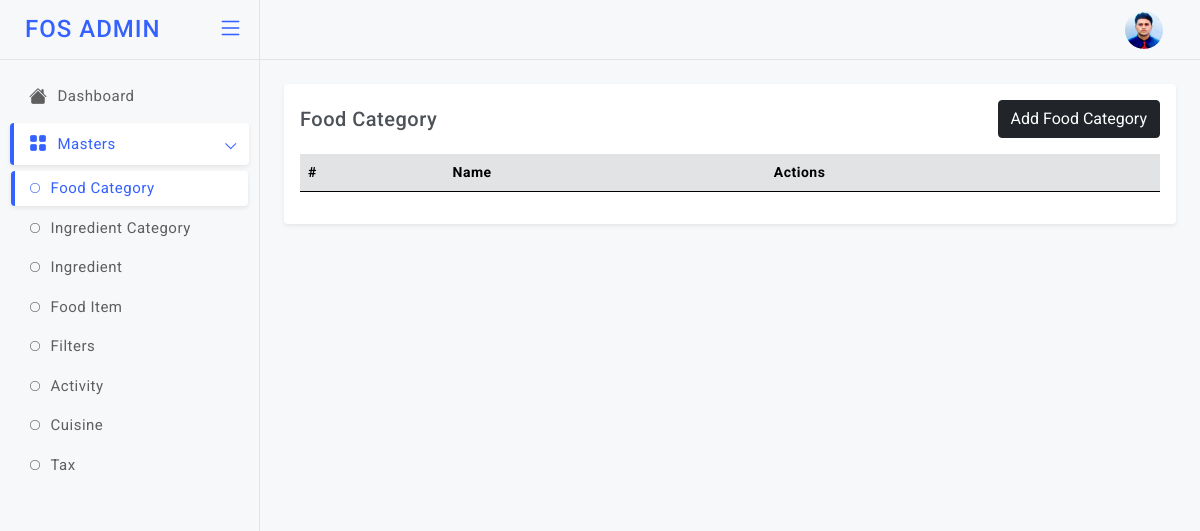
Page /foodcat on the earlier database version.
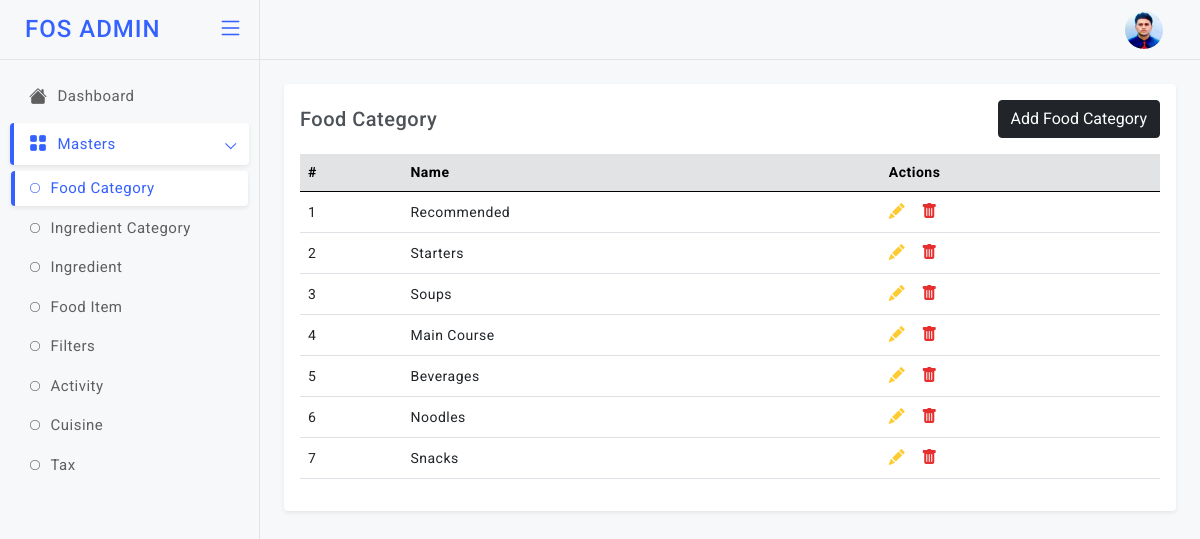
Same page on the later database version.
### app.py (models this page shows)
class MenuCategory(db.Model):
    id=db.Column(db.Integer,primary_key=True)
    food_category_name=db.Column(db.String)

### app.py (the view)
@app.route('/foodcat')
def foodcat():
    fetch=MenuCategory.query.all()
    return render_template('admin/foodcat.html', getinfo=fetch)

### templates/admin/foodcat.html (shortened to what this page needs)
<!doctype html>
<html lang="en">
<head>
  <link href="static/admin-assets/plugins/simplebar/css/simplebar.css" rel="stylesheet" />
  <link href="static/admin-assets/plugins/perfect-scrollbar/css/perfect-scrollbar.css" rel="stylesheet" />
  <link href="static/admin-assets/plugins/metismenu/css/metisMenu.min.css" rel="stylesheet" />
  <link href="static/admin-assets/css/bootstrap.min.css" rel="stylesheet" />
  <link href="static/admin-assets/css/bootstrap-extended.css" rel="stylesheet" />
  <link href="static/admin-assets/css/style.css" rel="stylesheet" />
  <link href="static/admin-assets/css/icons.css" rel="stylesheet">
  <link rel="stylesheet" href="https://cdn.jsdelivr.net/npm/bootstrap-icons@1.5.0/font/bootstrap-icons.css">
	<link href="static/admin-assets/css/pace.min.css" rel="stylesheet" />
  <link href="static/admin-assets/css/dark-theme.css" rel="stylesheet" />
  <link href="static/admin-assets/css/light-theme.css" rel="stylesheet" />
  <link href="static/admin-assets/css/semi-dark.css" rel="stylesheet" />
  <link href="static/admin-assets/css/header-colors.css" rel="stylesheet" />
</head>
<body>
  <div class="wrapper">
      <header class="top-header">
        <nav class="navbar navbar-expand gap-3">
            <div class="top-navbar-right ms-auto">
              <ul class="navbar-nav align-items-center">
              <li class="nav-item dropdown dropdown-user-setting">
                <a class="nav-link dropdown-toggle dropdown-toggle-nocaret" href="#" data-bs-toggle="dropdown">
                  <div class="user-setting d-flex align-items-center">
                    <img src="static/admin-assets/images/avatars/rids.jpg" class="user-img" alt="">
                  </div>
                </a>
              </li>
              </ul>
              </div>
        </nav>
      </header>
        <aside class="sidebar-wrapper" data-simplebar="true">
          <div class="sidebar-header">
            <div>
              <h4 class="logo-text">FOS ADMIN</h4>
            </div>
            <div class="toggle-icon ms-auto"> <i class="bi bi-list"></i>
            </div>
          </div>
          <ul class="metismenu" id="menu">
            <li>
              <a href="javascript:;">
                <div class="parent-icon"><i class="bi bi-house-fill"></i>
                </div>
                <div class="menu-title">Dashboard</div>
              </a>
            </li>
            <li>
              <a href="javascript:;" class="has-arrow">
                <div class="parent-icon"><i class="bi bi-grid-fill"></i>
                </div>
                <div class="menu-title">Masters</div>
              </a>
              <ul>
                <li> <a href="/foodcat"><i class="bi bi-circle"></i>Food Category</a>
                </li>
                <li> <a href="#"><i class="bi bi-circle"></i>Ingredient Category</a>
                </li>
                <li> <a href="#"><i class="bi bi-circle"></i>Ingredient</a>
                </li>
                <li> <a href="#"><i class="bi bi-circle"></i>Food Item</a>
                </li>
                <li> <a href="#"><i class="bi bi-circle"></i>Filters</a>
                </li>
                <li> <a href="#"><i class="bi bi-circle"></i>Activity</a>
                </li>
                <li> <a href="#"><i class="bi bi-circle"></i>Cuisine</a>
                </li>
                <li> <a href="#"><i class="bi bi-circle"></i>Tax</a>
                </li>
              </ul>
            </li>
          </ul>
       </aside>
          <main class="page-content">
               <div class="card">
                 <div class="card-body">
                   <div class="d-flex align-items-center">
                      <h5 class="mb-0">Food Category</h5>
                       <form class="ms-auto position-relative">
                         <a href="/addfoodcat">
                        <button type="button" class="btn btn-dark">Add Food Category</button>
                      </a>
                       </form>
                   </div>
                   <div class="table-responsive mt-3">
                     <table class="table align-middle">
                       <thead class="table-secondary">
                         <tr>
                          <th>#</th>
                          <th>Name</th>
                          <th>Actions</th>
                         </tr>
                       </thead>
                       <tbody>
                        {% for i in getinfo %}
                         <tr>
                          <td>{{loop.index}}</td>
                           <td>
                             <p class="mb-0">{{i["food_category_name"]}}</p>
                           </td>
                            <td>
                             <div class="table-actions d-flex align-items-center gap-3 fs-6">
                               <a href="javascript:;" class="text-warning" data-bs-toggle="tooltip" data-bs-placement="bottom" title="Edit"><i class="bi bi-pencil-fill"></i></a>
                               <a href="javascript:;" class="text-danger" data-bs-toggle="tooltip" data-bs-placement="bottom" title="Delete"><i class="bi bi-trash-fill"></i></a>
                             </div>
                           </td>
                         </tr>
                         {% endfor %}
                       </tbody>
                     </table>
                   </div>
                 </div>
               </div>
          </main>
  </div>
</body>
</html>

### static/admin-assets/css/style.css (style rules this page uses)
body { font-size: 14px; color: #4c5258; letter-spacing: .5px; font-family: Roboto, sans-serif; background-color: #f7f8fa; overflow-x: hidden; }
.wrapper { width: auto; position: relative }
a { text-decoration: none; }
::placeholder { opacity: 0.4 !important; }
.top-header .navbar { position: fixed; top: 0; left: 260px; right: 0; background-color: #f7f8fa; border-bottom: 1px solid #e2e3e4; background-clip: padding-box; height: 60px; z-index: 10; padding: 0 1.5rem; transition: all .2s; }
.top-header .navbar .top-navbar-right .nav-link { color: #293445; font-size: 18px; font-weight: 500; padding-right: .8rem; padding-left: .8rem; }
.dropdown-toggle-nocaret:after { display: none }
.top-header .navbar .user-img { width: 38px; height: 38px; padding: 0px; border-radius: 50%; }
.sidebar-wrapper { position: fixed; top: 0; left: 0; width: 260px; height: 100%; background-color: #f7f8fa; background-clip: padding-box; border-right: 1px solid #e2e3e4; transition: all .2s; z-index: 16; }
.sidebar-wrapper .sidebar-header { width: 260px; height: 60px; display: flex; align-items: center; position: fixed; top: 0; bottom: 0; padding: 0 15px; z-index: 5; background: #f7f8fa; border-right: 1px solid #e2e3e4; border-bottom: 1px solid #e4e4e4; background-clip: padding-box; transition: all .2s; }
.sidebar-wrapper .sidebar-header .logo-text { font-size: 24px; margin-left: 10px; margin-bottom: 0; letter-spacing: 1px; color: #3461ff; }
.toggle-icon { font-size: 26px; cursor: pointer; color: #3461ff; }
.sidebar-wrapper ul { padding: 0; margin: 0; list-style: none; background: 0 0 }
.sidebar-wrapper .metismenu { background: 0 0; display: -webkit-box; display: -ms-flexbox; display: flex; padding: 10px; margin-top: 60px; -webkit-box-orient: vertical; -webkit-box-direction: normal; -ms-flex-direction: column; flex-direction: column }
.sidebar-wrapper .metismenu li+li { margin-top: 5px }
.sidebar-wrapper .metismenu li:first-child { margin-top: 5px }
.sidebar-wrapper .metismenu li:last-child { margin-bottom: 5px }
.sidebar-wrapper .metismenu>li { display: -webkit-box; display: -ms-flexbox; display: flex; -webkit-box-orient: vertical; -webkit-box-direction: normal; -ms-flex-direction: column; flex-direction: column; position: relative }
.sidebar-wrapper .metismenu a { position: relative; display: flex; align-items: center; justify-content: left; padding: 10px 15px; border-radius: 4px; font-size: 15px; color: #5f5f5f; outline-width: 0; text-overflow: ellipsis; overflow: hidden; letter-spacing: .5px; border-left: 4px solid rgb(255 255 255 / 0%); transition: all .2s ease-out }
.sidebar-wrapper .metismenu a .parent-icon { font-size: 18px; line-height: 1 }
.sidebar-wrapper .metismenu a .menu-title { margin-left: 10px }
.sidebar-wrapper .metismenu ul a { padding: 6px 15px 6px 15px; font-size: 15px; border: 0; border-left: 4px solid rgb(255 255 255 / 0%); }
.sidebar-wrapper .metismenu ul a i { margin-right: 10px; font-size: 10px; }
.sidebar-wrapper .metismenu ul { border: 1px solid #ffffff00; background: rgb(255 255 255 / 0%); }
.sidebar-wrapper .metismenu .mm-active>a, .sidebar-wrapper .metismenu a:active, .sidebar-wrapper .metismenu a:focus, .sidebar-wrapper .metismenu a:hover { color: #3461ff; text-decoration: none; background-color: rgb(255 255 255); border-left: 4px solid #3461ff; box-shadow: 0 0.125rem 0.25rem rgb(0 0 0 / 8%); }
.metismenu .has-arrow:after { position: absolute; content: ""; width: .5em; height: .5em; border-style: solid; border-width: 1.2px 0 0 1.2px; border-color: initial; right: 15px; transform: rotate(-45deg) translateY(-50%); transform-origin: top; top: 50%; transition: all .3s ease-out }
.page-content { margin-left: 260px; margin-top: 60px; padding: 1.5rem; transition: all .2s; }
.table-responsive { white-space: nowrap; }

Differences in the rows shown:
added MenuCategory: food_category_name "Recommended"
added MenuCategory: food_category_name "Starters"
added MenuCategory: food_category_name "Soups"
added MenuCategory: food_category_name "Main Course"
added MenuCategory: food_category_name "Beverages"
added MenuCategory: food_category_name "Noodles"
added MenuCategory: food_category_name "Snacks"
